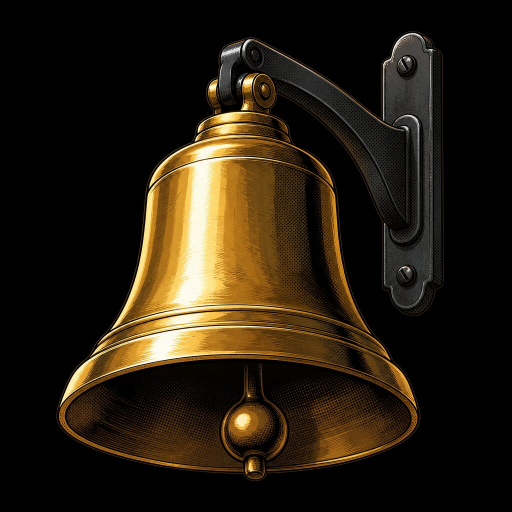
#> input picture ez/tools/concepts/worlds/comic/story/h/wow/img/bell-black.jpg, 1024 x 1024 px, given in place of vault-now-390.png, which was not available (shown at 1/2 size)
$ python board.py img img/exch-close.jpg
#> lines starting #> are read from the running program, lines starting #| are printed output that depends on the picture; pictures that were not available may be replaced by others from this repository, and a replacement may not be noted
# python3 board.py <shots dir> <ez dir>: one board per idea, x2p-x3p-h8-wow-<n>.png (states side by side, a caption under each).
import sys,os
from PIL import Image,ImageDraw,ImageFont
S,EZ=sys.argv[1],sys.argv[2]
F=lambda s:ImageFont.truetype('/usr/share/fonts/truetype/dejavu/DejaVuSans-Bold.ttf',s)
FR=lambda s:ImageFont.truetype('/usr/share/fonts/truetype/dejavu/DejaVuSans.ttf',s)
def wrap(d,t,f,w):
  out=[];l=''
  for x in t.split():
    if d.textlength((l+' '+x).strip(),font=f)>w:out.append(l);l=x
    else:l=(l+' '+x).strip()
  return out+[l]
B=[('1','The pool: the coin pile is as tall as the money',[('vault-now-390','Now: R1 to R80, the four AIs\' season P&L, +$123,850 (stand-in until the pool is live; $200K fills the vault).'),('vault-r40-390','Scrubbed to R40: the pile is lower. Tap the plaque and the season pours in round by round.'),('vault-r10-390','R10: under water, -$27,250. The floor is bare and the plaque turns red.')]),
 ('2','The floor runs on New York\'s clock',[('exch-tue1012-390','Tue Nov 3, 10:12 am NY: open, the clock shows New York time, the rail names today\'s rounds.'),('exch-tue1600-390','4:00 pm: the bell swings by itself, slips fly, "The bell, 4 graded".'),('exch-tue2140-390','9:40 pm: closed, moonlight, one lamp. "Next bell Wed 4:00 pm".'),('exch-now-390','Right now (Sat Oct 31): night, next bell Mon.'),('exch-tue1600-1280','Desktop, 4:00 pm.')]),
 ('3','Your call: beat the four AIs',[('window-open-390','Before the bell: R81 Palantir, the AIs\' slips sealed until Monday. The two stamps glow: green up, red down.'),('window-called-390','Tapped green: UP stamped on your slip, kept in your browser.'),('window-result-390','Your next visit (shown with R80 Exxon): their calls unsealed and marked, your slip stamped "Beat 2 of 4".')]),
 ('4','Depth: the floor seen from the gallery',[('depth-p0-390','Scene entering from below: the rail and the trader sit low.'),('depth-p5-390','Centred.'),('depth-p1-390','Leaving at the top, phone tilted right: the near rail travels 4x further than the wall, so the room opens up.')]),
 ('5','The founder\'s pose follows his latest result',[('pose-r79-1280','After R79 AstraZeneca: GPT and Claude tie and both wear the crown, Kimi right way but not closest (chasing), Grok hit by the FAIL.'),('pose-r80-1280','After R80 Exxon: GPT crowned, Kimi chasing, Claude and Grok hit by the FAIL.'),('pose-r80-390','Phone, after R80.')]),
 ('6','Sound you turn on: the radio on the trading post',[('sound-off-390','Off by default: the radio\'s glow pulses slowly as the cue.'),('sound-on-390','On: the dial lights; the floor murmurs; at 4:00 pm the bell, the roar and the slips.'),('sound-on-1280','Desktop.')])]
for n,title,shots in B:
  ims=[(Image.open(f'{S}/{f}.png').convert('RGB'),c) for f,c in shots]
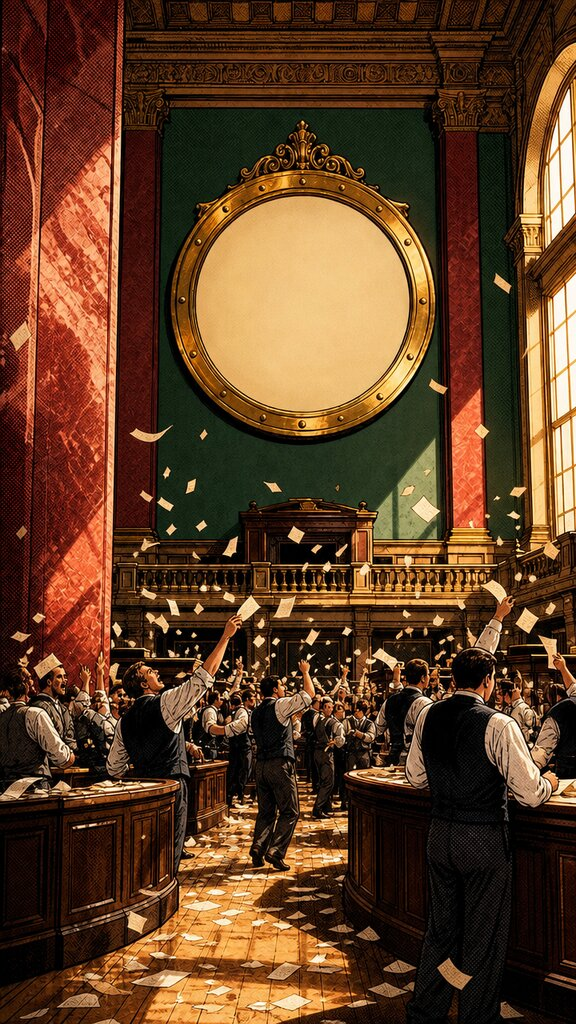
#> input picture ez/tools/concepts/worlds/comic/story/h/wow/img/exch-close.jpg, 576 x 1024 px, given in place of vault-r40-390.png, which was not available
#> ims = 3 items
  H=1500;ims=[(im.resize((int(im.width*min(1,H/im.height)) if im.height>H else im.width, min(H,im.height))) if im.height>H else im,c) for im,c in ims]
  ims=[(im.resize((int(im.width*H*0.62/im.height),int(H*0.62))) if im.width>1500 else im,c) for im,c in ims]
  pad=24;cw=[max(im.width,380) for im,_ in ims];W=sum(cw)+pad*(len(ims)+1);hh=max(im.height for im,_ in ims)
#> after `cw = [max(im.width, 380) for im, _ in ims]`: cw = [1024, 576, 576]
#> after `W = sum(cw) + pad * (len(ims) + 1)`: W = 2272
#> after `hh = max((im.height for im, _ in ims))`: hh = 1024
  bd=Image.new('RGB',(W,hh+300),'#0b0d12');d=ImageDraw.Draw(bd);d.text((pad,24),f'H8 wow {n} · {title}',fill='#ffd21f',font=F(36))
#> after `bd = Image.new('RGB', (W, hh + 300), '#0b0d12')`:
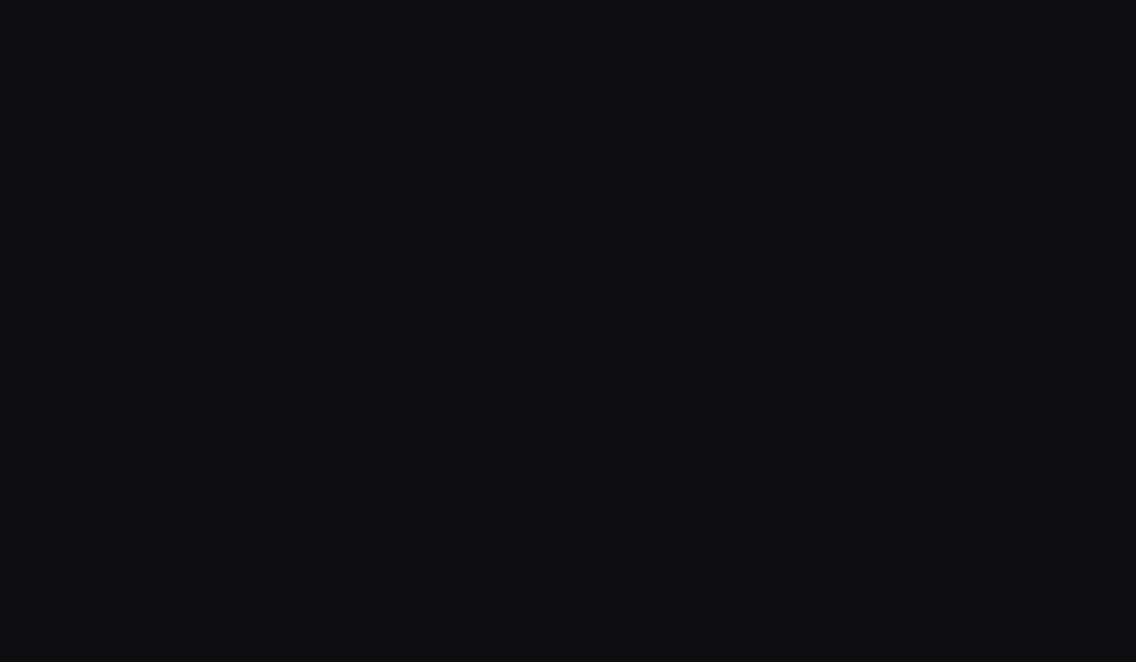
#> bd: PIL image 2272x1324 RGB (shown at 1/2 size); mean R, G, B 11, 13, 18
  x=pad
  for (im,c),w in zip(ims,cw):
    bd.paste(im,(x,90));y=100+im.height
    for l in wrap(d,c,FR(20),w):d.text((x,y),l,fill='#e8e2d0',font=FR(20));y+=27
    x+=w+pad
#> this loop made 3 passes
#> (w, x) on passes 1 to 3: (1024, 1072), (576, 1672), (576, 2272)
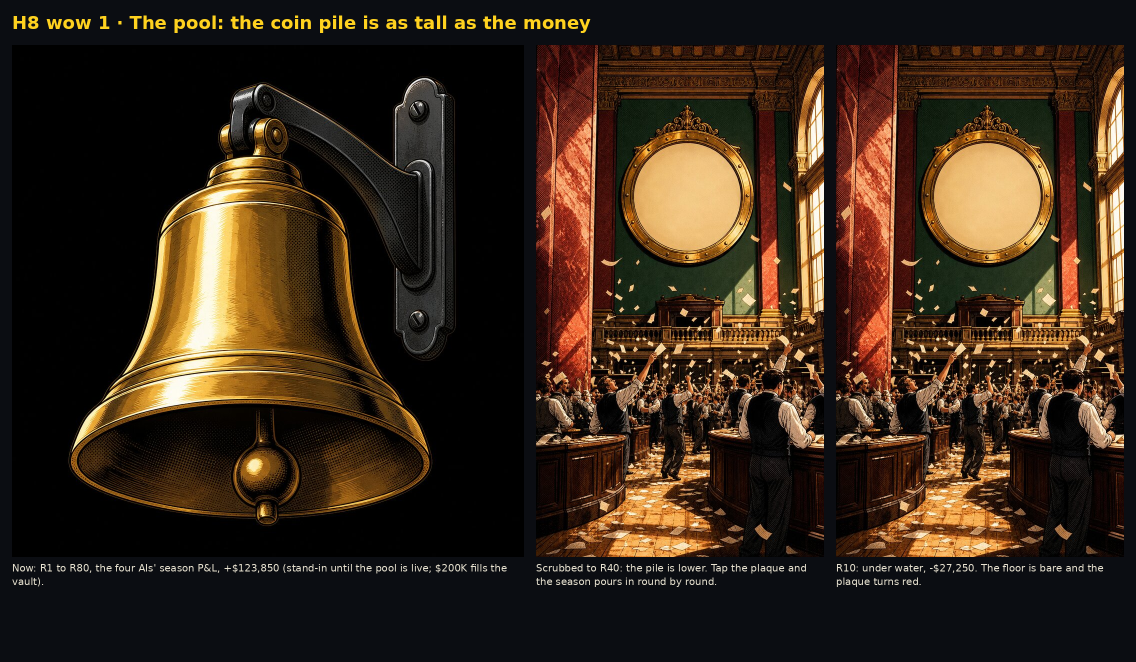
#> bd: PIL image 2272x1324 RGB (shown at 1/2 size); mean R, G, B 55.4, 39.4, 25.3
#> after the loop, x = 2272
  bd.save(f'{EZ}/x2p-x3p-h8-wow-{n}.png',optimize=True);print(n,bd.size)
#| 1 (2272, 1324)
#> (the run stopped early here; a loop or call above may not have finished)
